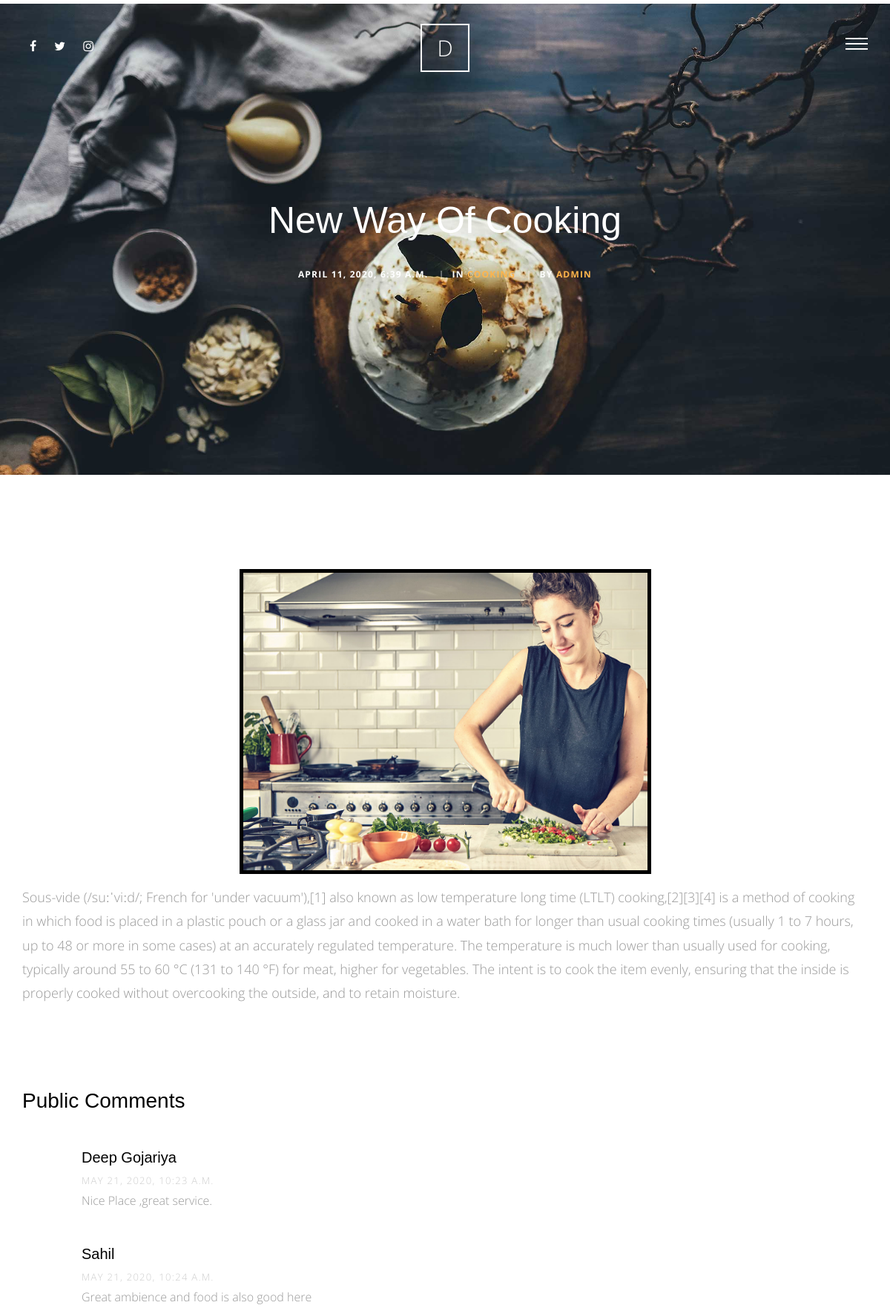
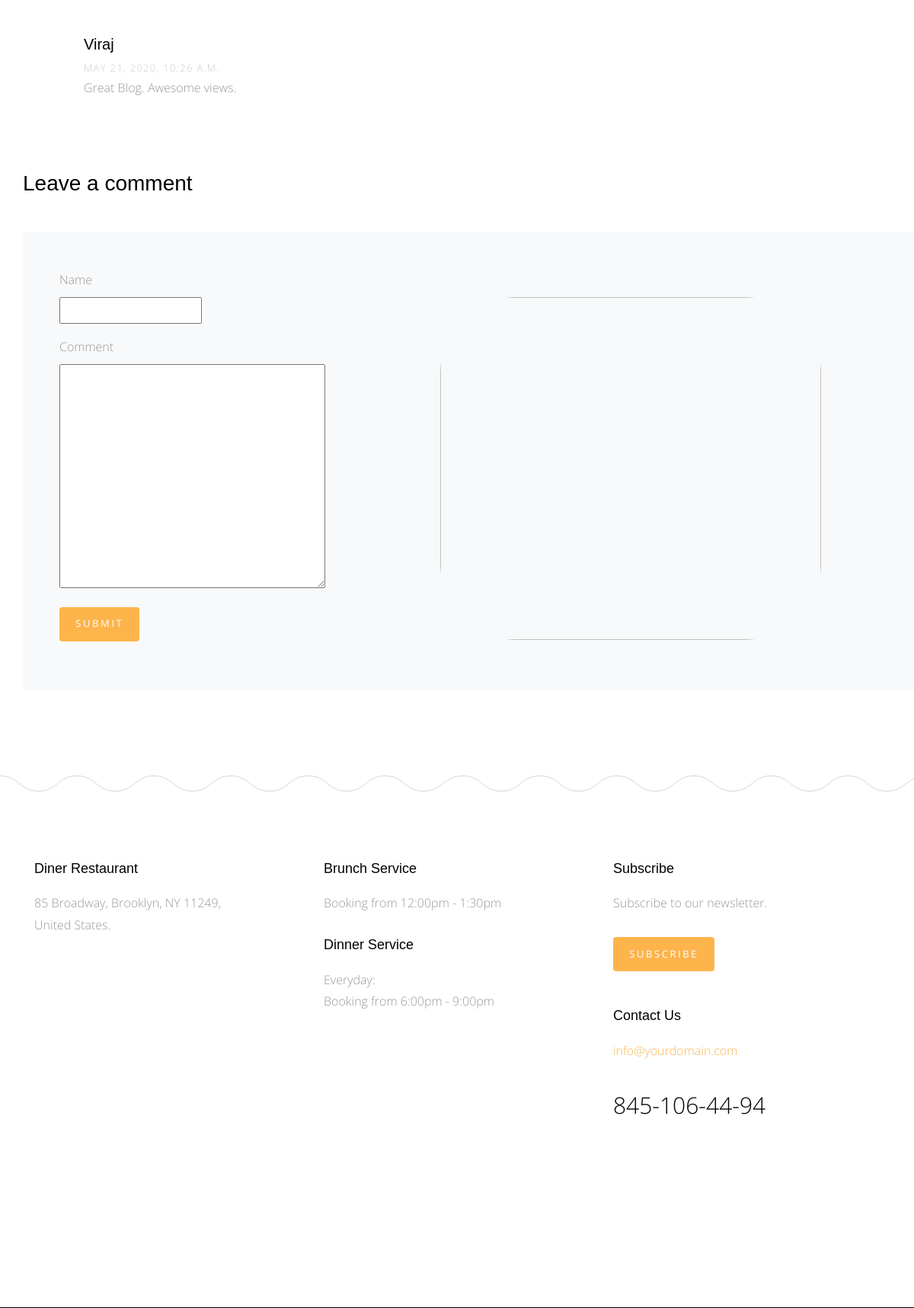
The page /blog/1 (upper part) on the database its author committed (2 pictures, top to bottom).
### blog/models.py (models this page shows, shortened)
class Post(models.Model):
    title = models.CharField(max_length=50)
    content = models.TextField()
    author = models.ForeignKey(User ,on_delete = models.CASCADE)
    created = models.DateTimeField(default = timezone.now)
    categories =models.ForeignKey('Category' ,null = True,on_delete = models.SET_NULL)
    img = models.ImageField(upload_to='blog/',blank=True ,null=True)
    class Meta:
        verbose_name = 'post'
        verbose_name_plural ='posts'
    def __str__(self):
        return self.title

class Category(models.Model):
    category_name = models.CharField(max_length=50)
    class Meta:
        verbose_name = 'category'
        verbose_name_plural ='categories'
    def __str__(self):
        return self.category_name

class Comment(models.Model):
    name =  models.CharField(max_length=35,blank=True)
    content = models.TextField()
    created =  models.DateTimeField(default = timezone.now)

### blog/views.py (the view)
# urls.py: path('<int:id>',views.post_detail,name='post_detail'),
def post_detail(request,id):
    post_detail = Post.objects.all()
    ext = request.path
    ext = ext.rsplit('/',1)[-1]
    if int(ext)==1:
        ext =int(ext) - 1
    else:
        ext =int(ext) - 2
    ext = post_detail[ext]
    categories = Category.objects.all()
    comments = Comment.objects.all()[0:5]
    comment_form = CommentForm()
    if request.method == "POST":
        comment_form  = CommentForm(request.POST)
        if(comment_form.is_valid()):
            comment_form.save()
            comment_form = CommentForm()
    context ={
        'post_detail' : post_detail,
        'categories':categories,
        'ext':ext,
        'comments':comments,
        'comment_form':comment_form
     }
    return render(request,'Post/post_detail.html',context)

### blog/forms.py
class CommentForm(forms.ModelForm):
    class Meta:
        model = Comment
        fields = ['name','content']

### blog/templates/Post/post_detail.html (shortened to what this page needs)
{% extends 'base.html' %}
{% load static %}
{% block body %}
      <div class="main-wrap">
        <div class="cover_1 cover_sm">
          <div class="img_bg" style="background-image: url({% static 'site_static/img/slider-1.jpg' %})" data-stellar-background-ratio="0.5">
            <div class="container">
              <div class="row align-items-center justify-content-center">
                <div class="col-md-7 text-center" data-aos="fade-up">
                      <h2 class="heading mb-4">{{ext}}</h2>
                      <div class="post-info">
                        <div class="date-info">{{ext.created}}</div>
                        <div class="category-info"><span class="seperator">|</span>In <a href="#" data-title="View all posts in Lifestyle" title="View all posts in Lifestyle">{{ext.categories}}</a></div>
                        <div class="author-info"><span class="seperator">|</span>By <a href="#">{{ext.author}}</a></div>
                      </div>
                </div>
              </div>
            </div>
          </div>
        </div>
       <div class="section">
          <div class="container">
            <div class="row">
            <div class="col-sm-12"><img src = "{{ext.img.url}}" style="width:50%;margin:15px auto;display:block;border:5px solid black"></div>
              <p style="font-size:18px;">{{ext.content}}</p>
                    <div class="pt-5 mt-5">
                      <h3 class="mb-5">Public Comments</h3>
                      <ul class="comment-list">
                          {% for comment in comments %}
                            <li class="comment">
                              <div class="comment-body">
                                <h3>{{comment.name}}</h3>
                                <div class="meta">{{comment.created}}</div>
                                <p>{{comment.content}}</p>
                              </div>
                            </li>
                          {% endfor %}
                      </ul>
                      <div class="comment-form-wrap pt-5 " style="width:1200px">
                        <h3 class="mb-5">Leave a comment</h3>
                        <form method="POST" class="p-5 bg-light">
                                <div class="form-group">
                                  <label for="name">Name </label>
                                  <div class="form-field-icon-wrap">
                                  {{comment_form.name}}
                                  <span><img src="https://images.unsplash.com/photo-1517248135467-4c7edcad34c4?ixlib=rb-1.2.1&ixid=eyJhcHBfaWQiOjEyMDd9&w=1000&q=80" style="width:500px;height:450px;position:absolute;left:500px;border-radius:100px"></span>
                                  </div>
                                </div>
                                <div class="form-group">
                                  <label for="message">Comment</label>
                                  <div class="form-field-icon-wrap">
                                        {{comment_form.content}}
                                  </div>
                                </div>
                                <div class="form-group">
                                   <button type="submit" class="btn btn-primary justify-content-center" id='submit'>Submit</button>
                                </div>
                        </form>
                      </div>
                    </div>
                  </div>
            </div>
          </div>
        </div>
      </div>
{% endblock body %}

### static/site_static/css/style.css (style rules this page uses)
html { overflow-x: hidden; }
body { background: #fff; font-family: "Open Sans", cursive; font-size: 16px; line-height: 1.8; font-weight: 300; color: #999999; }
a { -webkit-transition: .3s all ease; -o-transition: .3s all ease; transition: .3s all ease; text-decoration: none; }
h1, h2, h3, h4, h5 { color: #000; font-family: "Playfair Display", Arial, sans-serif; }
.btn, .form-control { outline: none; }
.btn { font-size: 13px; text-transform: uppercase; letter-spacing: .2em; }
.btn.btn-primary { color: #fff; border-width: 2px; }
.form-field-icon-wrap { position: relative; }
.section { padding: 7em 0; }
.cover_1 { position: relative; }
.cover_1 .img_bg { background-repeat: no-repeat; background-size: cover !important; background-position: center center; }
.cover_1 .img_bg, .cover_1 .img_bg > .container > .row { min-height: 700px; height: 100vh; }
.cover_1.cover_sm .img_bg, .cover_1.cover_sm .img_bg > .container > .row { min-height: 600px; height: 80vh; }
.cover_1 .heading { color: white; font-weight: 300; font-size: 30px; line-height: 1.5; }
@media (min-width: 768px) { .cover_1 .heading { font-size: 50px; line-height: 1.5; } }
.post-info { font-size: 12px; text-transform: uppercase; font-weight: bold; color: #fff; letter-spacing: .1em; }
.post-info > div { display: inline-block; }
.post-info > div .seperator { display: inline-block; margin: 0 10px; opacity: .5; }
.comment-form-wrap { clear: both; }
.comment-list { padding: 0; margin: 0; }
.comment-list li { padding: 0; margin: 0 0 30px 0; float: left; width: 100%; clear: both; list-style: none; }
.comment-list li .comment-body { float: right; width: calc(100% - 80px); }
.comment-list li .comment-body h3 { font-size: 20px; }
.comment-list li .comment-body .meta { text-transform: uppercase; font-size: 13px; letter-spacing: .1em; color: #ccc; }

### rows shown on the page
Post: title "New Way Of Cooking", created "APRIL 11, 2020, 6:39 A.M.", categories "COOKING", author "ADMIN", img (picture), content "Sous-vide (/suːˈviːd/; French for 'under vacuum'),[1] also known as low temperature long time (LTLT) cooking,[2][3][4] is a method of cooking in which food is placed in a plastic pouch or a glass jar and cooked in a water bath for longer than usual cooking times (usually 1 to 7 hours, up to 48 or more in some cases) at an accurately regulated temperature. The temperature is much lower than usually used for cooking, typically around 55 to 60 °C (131 to 140 °F) for meat, higher for vegetables. The intent is to cook the item evenly, ensuring that the inside is properly cooked without overcooking the outside, and to retain moisture."
Comment: name "Deep Gojariya", created "MAY 21, 2020, 10:23 A.M.", content "Nice Place ,great service."
Comment: name "Sahil", created "MAY 21, 2020, 10:24 A.M.", content "Great ambience and food is also good here"
Comment: name "Viraj", created "MAY 21, 2020, 10:26 A.M.", content "Great Blog. Awesome views."
